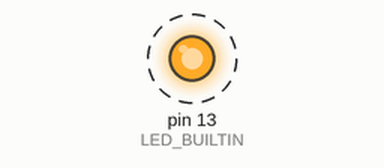
Recording of a sketch running on a simulated Arduino Uno, built with avr-gcc and run on an emulated ATmega328P. On the bench: output pins drawn as LEDs (lit = HIGH). Dashed ring = blinking. What the sketch prints to the serial monitor is not drawn.

Above: at 0.2 s.
Timing chart, 0 to 3.0 s (numbered marks = the images above):
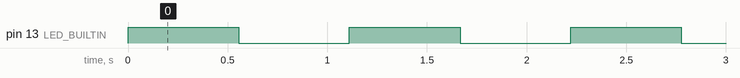

The sketch:

Blink_Freq_Print.ino
```cpp
//For More Info Visit: https://albtronics.wordpress.com/
float X = 555, f;
// the setup function runs once when you press reset or power the board
void setup() {
  // initialize digital pin LED_BUILTIN as an output.
  pinMode(LED_BUILTIN, OUTPUT);
  Serial.begin(9600);
}

// the loop function runs over and over again forever
void loop() {
  digitalWrite(LED_BUILTIN, HIGH);
  delay(X);
  digitalWrite(LED_BUILTIN, LOW);
  delay(X);
  f = ((1 / X) * 1000); // T is in ms
  Serial.print("\nFrequency = ");
  Serial.print(f);
  Serial.print("Hz");
}
```

Measured:
- by itself, pin 13 (LED_BUILTIN): alternates HIGH for 0.56 s and LOW for 0.56 s
